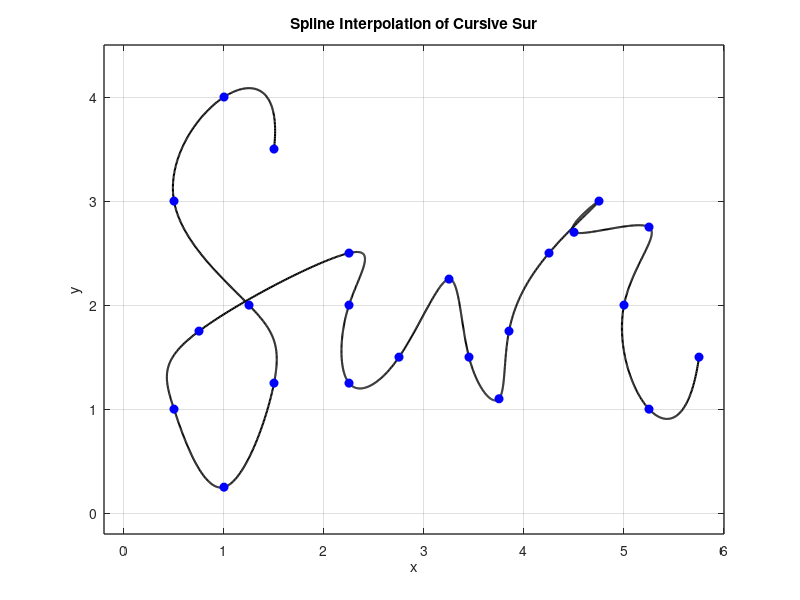

Reproduce this figure in MATLAB.
% Define data points for x and y coordinates
x=[1.5 1 0.5 1.25 1.5 1 0.5 0.75 2.25 2.25 2.25 2.75 3.25 3.45 3.75 3.85 4.25 4.75 4.5 5.25 5.0 5.25 5.75];
y=[3.5 4 3 2 1.25 0.25 1 1.75 2.5 2.0 1.25 1.5 2.25 1.5 1.1 1.75 2.5 3.0 2.70 2.75 2.0 1.0 1.5];

n=length(x);
t= 0:n-1; % Parametric coordinate t
tt= 0:0.01:n-1; % More dense coor tt fir spline interpolation

% Compute spline interpolation
xx= spline(t,x,tt);
yy= spline(t,y,tt);

% Plot settings
figure(4)
plot(xx,yy,'k','Linewidth',1.5) % plot spline
hold on 
plot (x,y,'bo','MarkerFaceColor','b') % plot data points
axis([-0.2 6 -0.2 4.5])
grid on
title('Spline Interpolation of Cursive Sur')
xlabel('x')
ylabel('y')
set(gca,'FontSize',10,'LineWidth',1)
grid on